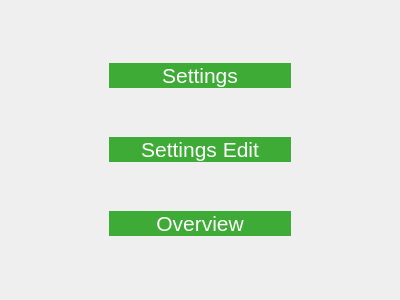
<?xml version="1.0" encoding="UTF-8"?>
<ui version="4.0">
 <class>Menu</class>
 <widget class="QWidget" name="Menu">
  <property name="geometry">
   <rect>
    <x>0</x>
    <y>0</y>
    <width>400</width>
    <height>300</height>
   </rect>
  </property>
  <property name="windowTitle">
   <string>Form</string>
  </property>
  <layout class="QHBoxLayout" name="horizontalLayout">
   <item>
    <spacer name="horizontalSpacer">
     <property name="orientation">
      <enum>Qt::Horizontal</enum>
     </property>
     <property name="sizeHint" stdset="0">
      <size>
       <width>40</width>
       <height>20</height>
      </size>
     </property>
    </spacer>
   </item>
   <item>
    <widget class="QWidget" name="widget" native="true">
     <property name="minimumSize">
      <size>
       <width>200</width>
       <height>0</height>
      </size>
     </property>
     <property name="maximumSize">
      <size>
       <width>200</width>
       <height>16777215</height>
      </size>
     </property>
     <layout class="QVBoxLayout" name="verticalLayout">
      <item>
       <widget class="QPushButton" name="settingsLink">
        <property name="styleSheet">
         <string notr="true">border:none;background-color:#3EAB36;color:#fff;font-size:16pt;</string>
        </property>
        <property name="text">
         <string>Settings</string>
        </property>
       </widget>
      </item>
      <item>
       <widget class="QPushButton" name="settingsEditLink">
        <property name="styleSheet">
         <string notr="true">border:none;background-color:#3EAB36;color:#fff;font-size:16pt;</string>
        </property>
        <property name="text">
         <string>Settings Edit</string>
        </property>
       </widget>
      </item>
      <item>
       <widget class="QPushButton" name="overviewLink">
        <property name="styleSheet">
         <string notr="true">border:none;background-color:#3EAB36;color:#fff;font-size:16pt;</string>
        </property>
        <property name="text">
         <string>Overview</string>
        </property>
       </widget>
      </item>
     </layout>
    </widget>
   </item>
   <item>
    <spacer name="horizontalSpacer_2">
     <property name="orientation">
      <enum>Qt::Horizontal</enum>
     </property>
     <property name="sizeHint" stdset="0">
      <size>
       <width>40</width>
       <height>20</height>
      </size>
     </property>
    </spacer>
   </item>
  </layout>
 </widget>
 <resources/>
 <connections/>
</ui>
